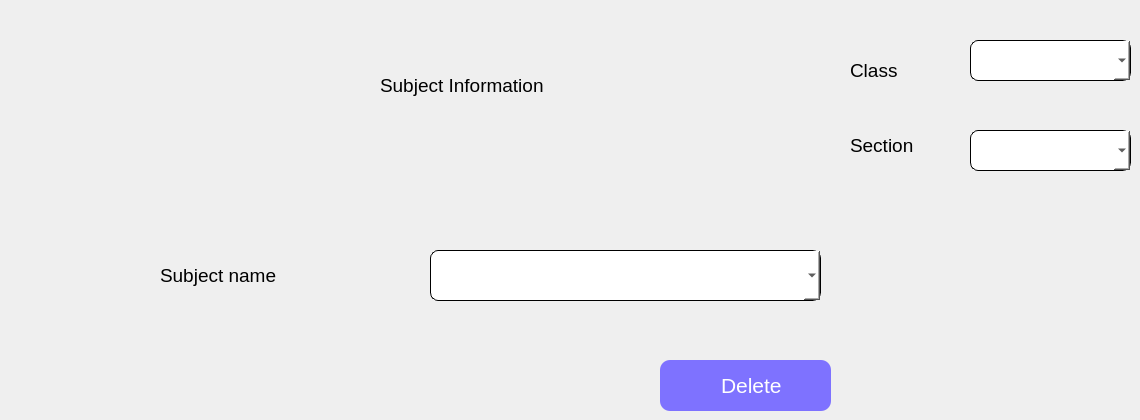
             <widget class="QWidget" name="subject_delete">
              <widget class="QComboBox" name="school_subject_section_cb_2">
               <property name="geometry">
                <rect>
                 <x>970</x>
                 <y>130</y>
                 <width>161</width>
                 <height>41</height>
                </rect>
               </property>
               <property name="font">
                <font>
                 <pointsize>14</pointsize>
                </font>
               </property>
               <property name="styleSheet">
                <string notr="true">background-color: rgb(255, 255, 255);
border-radius : 8px;
border-color: rgb(0, 0, 0);
border: 1px solid black;
</string>
               </property>
              </widget>
              <widget class="QLabel" name="label_90">
               <property name="geometry">
                <rect>
                 <x>380</x>
                 <y>70</y>
                 <width>221</width>
                 <height>31</height>
                </rect>
               </property>
               <property name="font">
                <font>
                 <pointsize>14</pointsize>
                </font>
               </property>
               <property name="text">
                <string>Subject Information</string>
               </property>
              </widget>
              <widget class="QPushButton" name="subject_delete_btn">
               <property name="enabled">
                <bool>true</bool>
               </property>
               <property name="geometry">
                <rect>
                 <x>660</x>
                 <y>360</y>
                 <width>171</width>
                 <height>51</height>
                </rect>
               </property>
               <property name="font">
                <font>
                 <pointsize>16</pointsize>
                </font>
               </property>
               <property name="styleSheet">
                <string notr="true">background-color: rgb(126, 114, 255);
color: rgb(255, 255, 255);
border-radius : 10;</string>
               </property>
               <property name="text">
                <string>  Delete</string>
               </property>
               <property name="icon">
                <iconset>
                 <normaloff>icons/delete.jpg</normaloff>icons/delete.jpg</iconset>
               </property>
               <property name="iconSize">
                <size>
                 <width>30</width>
                 <height>30</height>
                </size>
               </property>
              </widget>
              <widget class="QLabel" name="label_91">
               <property name="geometry">
                <rect>
                 <x>850</x>
                 <y>60</y>
                 <width>111</width>
                 <height>21</height>
                </rect>
               </property>
               <property name="font">
                <font>
                 <pointsize>14</pointsize>
                </font>
               </property>
               <property name="text">
                <string>Class</string>
               </property>
              </widget>
              <widget class="QLabel" name="label_92">
               <property name="geometry">
                <rect>
                 <x>160</x>
                 <y>260</y>
                 <width>211</width>
                 <height>31</height>
                </rect>
               </property>
               <property name="font">
                <font>
                 <pointsize>14</pointsize>
                </font>
               </property>
               <property name="text">
                <string>Subject name</string>
               </property>
              </widget>
              <widget class="QComboBox" name="school_subject_class_cb_2">
               <property name="geometry">
                <rect>
                 <x>970</x>
                 <y>40</y>
                 <width>161</width>
                 <height>41</height>
                </rect>
               </property>
               <property name="font">
                <font>
                 <pointsize>14</pointsize>
                </font>
               </property>
               <property name="styleSheet">
                <string notr="true">background-color: rgb(255, 255, 255);
border-radius : 8px;
border-color: rgb(0, 0, 0);
border: 1px solid black;
</string>
               </property>
              </widget>
              <widget class="QLabel" name="label_93">
               <property name="geometry">
                <rect>
                 <x>850</x>
                 <y>130</y>
                 <width>111</width>
                 <height>31</height>
                </rect>
               </property>
               <property name="font">
                <font>
                 <pointsize>14</pointsize>
                </font>
               </property>
               <property name="text">
                <string>Section</string>
               </property>
              </widget>
              <widget class="QComboBox" name="subject_name_cb">
               <property name="geometry">
                <rect>
                 <x>430</x>
                 <y>250</y>
                 <width>391</width>
                 <height>51</height>
                </rect>
               </property>
               <property name="font">
                <font>
                 <pointsize>14</pointsize>
                </font>
               </property>
               <property name="styleSheet">
                <string notr="true">background-color: rgb(255, 255, 255);
border-radius : 8px;
border-color: rgb(0, 0, 0);
border: 1px solid black;
</string>
               </property>
              </widget>
             </widget>
